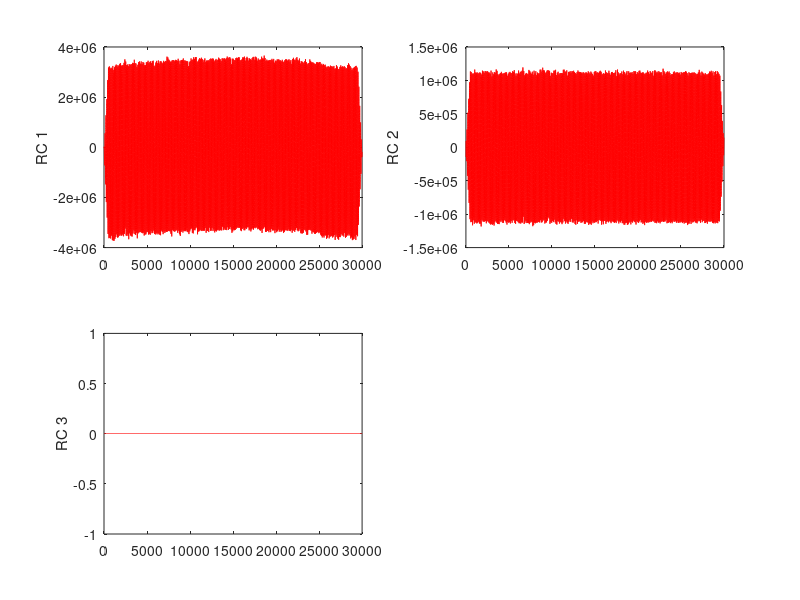
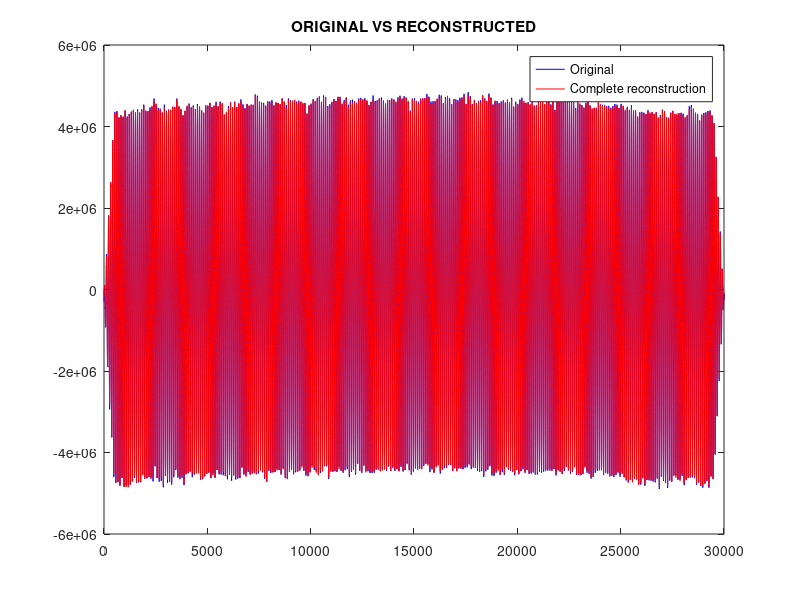
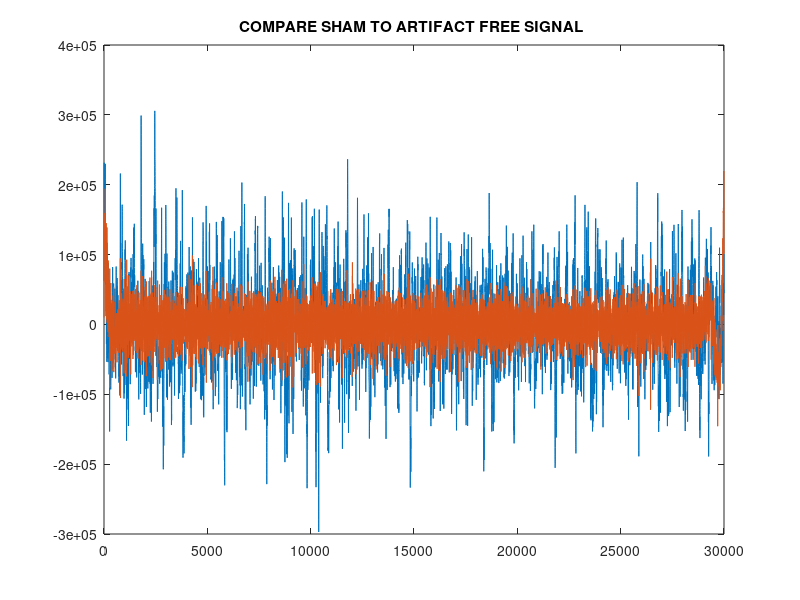

Recreate these plots in MATLAB, in order.
[d,c]=butter(3,50/250,'low');
[b,a]=butter(3,0.5/250,'high');
%%
%%STEP 1: set parameters and define input X

load('Test_1mA_5Hz_ERP_SUBJ1.mat')
RAW_SUBJECT_DATA = EEG.Data(1,:);

subject1_tacs_t1 = 15025;
subject1_tacs_t2 = subject1_tacs_t1 + 29999 ;

X_init = RAW_SUBJECT_DATA(1,subject1_tacs_t1: subject1_tacs_t2);  %FOR ORIGINAL TEST 
X = X_init - mean(X_init);
M = 30;    % window length = embedding dimension
N = length(X);
t = (1:N)';
%%
%%step 2: Calculate Covariance matrix C

Y=zeros(N-M+1,M);

for m=1:M
  Y(:,m) = X((1:N-M+1)+m-1);
end;
Cemb=Y'*Y / (N-M+1);



C = Cemb;
%%
%%STEP 3: Calculate eigenvalues (Lambda) and eigen vectors (RHO)

[RHO,LAMBDA] = eig(C);
LAMBDA = diag(LAMBDA);               % extract the diagonal elements
[LAMBDA,ind]=sort(LAMBDA,'descend'); % sort eigenvalues
RHO = RHO(:,ind);                    % and eigenvectors

%%
%%STEP 4: Calculate prncipal components (PC) PC = Y*RHO;
PC = Y*RHO;

%%
%%STEP 5: Calculate reconstructed components  RC = PC*RHO

RC=zeros(N,M);
for m=1:2
  buf=PC(:,m)*RHO(:,m)'; % invert projection
  buf=buf(end:-1:1,:);
  for n=1:N % anti-diagonal averaging
    RC(n,m)=mean( diag(buf,-(N-M+1)+n) );
  end
end;

figure(5);
set(gcf,'name','Reconstructed components RCs')
clf;
for m=1:3
  subplot(2,2,m);
  plot(t,RC(:,m),'r-');
  ylabel(sprintf('RC %d',m));
end;

%%
%%STEP 6: Compare reconstructed to original
load('Test_Sham_ERP_SUBJ1.mat') 

SHAM_ORIGINAL_BEST=filtfilt(b,a,filtfilt(d,c,EEG.Data(1, 15015:45014)));

summed = sum(RC(:,1:2),2);
free_single = X - summed';

free_filtered = filtfilt(b,a,filtfilt(d,c,free_single));

figure(6);  %COMPARE ORIGINAL (x) TO reconstructed (sum of ALL RC)
set(gcf,'name','Original time series X and reconstruction RC')
clf;
plot(t,X,'b-',t,sum(RC(:,:),2),'r-');
legend('Original','Complete reconstruction');
title('ORIGINAL VS RECONSTRUCTED')

figure(7);  %COMPARE SHAM TO ARTIFACT FREE SIGNAL 
plot(SHAM_ORIGINAL_BEST)
hold on
plot(free_filtered)
hold off
title('COMPARE SHAM TO ARTIFACT FREE SIGNAL ')

R = corrcoef(SHAM_ORIGINAL_BEST(1, 3000:27000), free_filtered(1, 3000:27000));
similarity_best = R(1,2);

similarity_best_loop2 = 0;

for i= 0:1:25000
        
    low = i+1;
    
    high = 5000+i;
    R = corrcoef(free_filtered(1, low:high),  SHAM_ORIGINAL_BEST(1,low:high));
    similarity = R(1,2);
    
    if similarity > similarity_best_loop2
        similarity_best_loop2 = similarity;
        low_best_loop2 = low;
        high_best_loop2 = high;
    end         

end


%[Cxy,f] = mscohere(SHAM_filtered,free_filtered,[],[],[],500);

%figure(8);  
%plot(f, Cxy)



